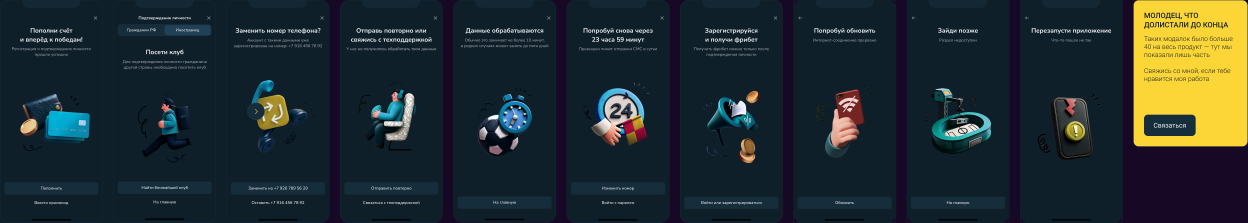
#> input picture design/cases/betting/modals.png, 3743 x 668 px (shown at 1/3 size)
$ python scenarios-tiles.py modals.png out.png
#> lines starting #> are read from the running program, lines starting #| are printed output that depends on the picture
"""Карта сценариев — плитками: одна картинка 12838 × 6342 весит в памяти ~325 МБ, браузер выгружает её
и заново декодирует при прокрутке (на быстрой прокрутке — пустые места). Плитки декодируются по одной,
только видимые.

Плитка — TILE × TILE px (2x) + OVER px нахлёста справа и снизу (без щелей между плитками на дробных px).
Запуск: python scenarios-tiles.py <карта.png (после scenarios-edit.py)> <папка>  →  r{ряд}c{колонка}.webp
"""
import os
import sys

from PIL import Image

Image.MAX_IMAGE_PIXELS = None
TILE, OVER = 2048, 2
im = Image.open(sys.argv[1]).convert('RGBA')
#> im is the input picture: PIL image 3743x668 RGBA; mean R, G, B, A 35.1, 45.6, 48.8, 255
out = sys.argv[2]
os.makedirs(out, exist_ok=True)
for name in os.listdir(out):
    os.remove(os.path.join(out, name))
cols, rows = -(-im.width // TILE), -(-im.height // TILE)
#> cols = 2; rows = 1
for r in range(rows):
    for c in range(cols):
        box = (c * TILE, r * TILE, min(im.width, (c + 1) * TILE + OVER), min(im.height, (r + 1) * TILE + OVER))
        im.crop(box).save(os.path.join(out, f'r{r}c{c}.webp'), quality=82, method=5)
#> this loop made 1 pass
#> pass 1, `im.crop(box).save(os.path.join(out, f'r{r}c{c}.webp'), quality=82, met..`:
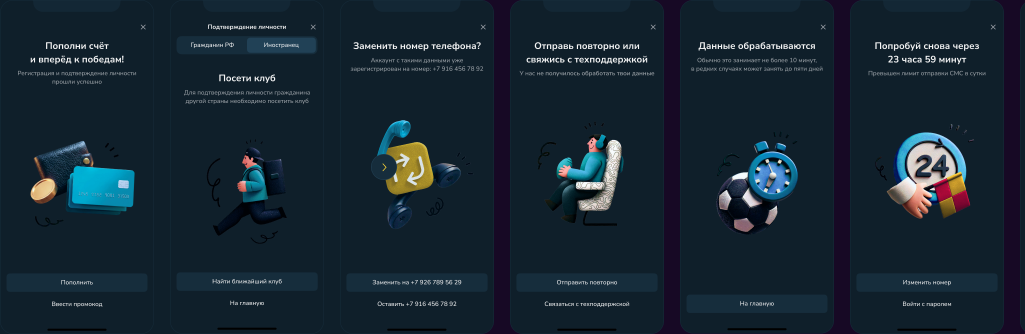
#> saved as r0c0.webp: PIL image 2050x668 RGBA (shown at 1/2 size); mean R, G, B, A 22.9, 38.2, 50.1, 255
#> pass 1, `im.crop(box).save(os.path.join(out, f'r{r}c{c}.webp'), quality=82, met..`:
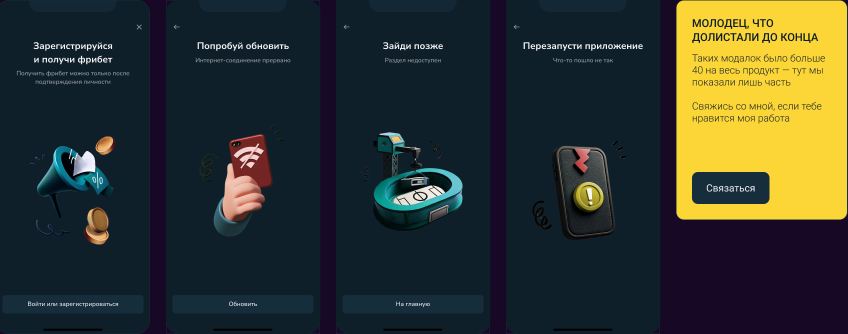
#> saved as r0c1.webp: PIL image 1695x668 RGBA (shown at 1/2 size); mean R, G, B, A 49.8, 54.6, 47.2, 255
print(im.size, cols, rows)
#| (3743, 668) 2 1
